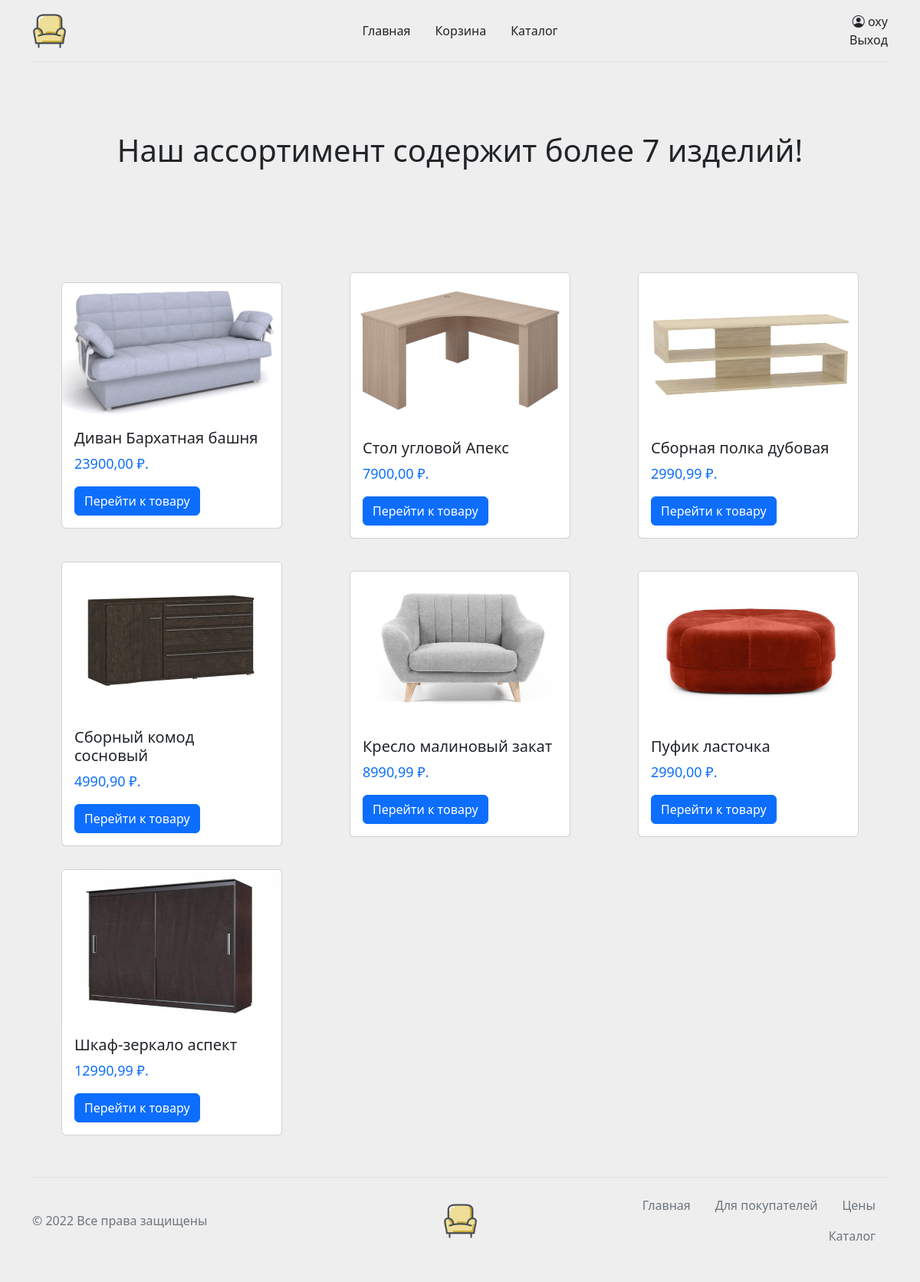
/catalog/ (signed in), run on the app's committed database.
### testdb/models.py (models this page shows)
class Furniture(models.Model):
    name_fur = models.CharField(max_length=100, default="")
    photo = models.ImageField(upload_to="photos/%Y/%m/%d", blank=True, default="")
    on_storage = models.IntegerField(default=0)
    price = models.DecimalField(max_digits=8, decimal_places=2, default=0.00)
    maker = models.ForeignKey(Maker, on_delete=models.CASCADE, blank=False)
    color = models.CharField(max_length=50, default="")
    weight = models.IntegerField(default=0)
    class Meta:
        verbose_name = 'мебель'
        verbose_name_plural = 'мебель'

### testdb/views.py (the view)
# urls.py: path('catalog/', view_catalog, name='catalog'),
def view_catalog(request):
    furnitures = Furniture.objects.all()
    return render(request, 'testdb/catalog.html', {'furnitures': furnitures, 'title': 'Список товаров'})

### templates/testdb/catalog.html (shortened to what this page needs)
<!doctype html>
<html lang="en">
  <head>
    <link href="https://cdn.jsdelivr.net/npm/bootstrap@5.2.2/dist/css/bootstrap.min.css" rel="stylesheet">
  </head>
  <body style="background-color: #eee;">
{% include 'inc/header.html' %}
  <div class="back-img d-flex ">
    <div class="back-img-content">
        <span class="h1">Наш ассортимент содержит более {{ furnitures.count }} изделий!</span>
    </div>
  </div>
    <div class="wrap-items">
    {% for item in furnitures %}
        <div class="card" style="width: 18rem; max-height: 28rem; margin-bottom: 30px;">
      <img src="{{ item.photo.url }}" class="card-img-top" alt="..." style="max-height: 200px;">
      <div class="card-body">
        <h5 class="card-title">{{ item.name_fur }}</h5>
        <p class="card-text" style="color: #0d6efd; font-size: 18px;">{{ item.price }}&nbsp;₽.</p>
        <a href="/product-card/{{ item.pk }}" class="btn btn-primary">Перейти к товару</a>
      </div>
    </div>
        {% endfor %}
    </div>
{% include 'inc/footer.html' %}
  </body>
</html>

### templates/inc/header.html (shortened to what this page needs)
<link rel="stylesheet" href="https://cdn.jsdelivr.net/npm/bootstrap-icons@1.5.0/font/bootstrap-icons.css" />
<div class="container">
    <header class="new-header py-3 mb-4 border-bottom">
        <a href="/" class="d-flex align-items-center col-md-3 mb-2 mb-md-0 text-dark text-decoration-none">
            <img src="/media/logo.png" class="logo">
        </a>
        <ul class="nav col-12 col-md-auto mb-2 justify-content-center mb-md-0">
            <li><a href="/" class="nav-link link-dark header-a">Главная</a></li>
                {% if request.user.is_authenticated %}
                    <li><a href="{% url 'basket' %}" class="nav-link link-dark header-a">Корзина</a></li>
                {% endif %}
            <li><a href="{% url 'catalog' %}" class="nav-link link-dark header-a">Каталог</a></li>
        </ul>
        <div class="col-md-3 text-end">
            {% if request.user.is_authenticated %}
                <div>
                    <a href="{% url 'profile' %}" class="link-dark" style="text-decoration: none;"><i class="bi bi-person-circle"></i> {{ user.username }}</a>
                    <br>
                    <a href="{% url 'logout' %}" style="color:#212529; text-decoration: none;">Выход</a>
                </div>
            {% else %}
                <a type="button" href="{% url 'login' %}" class="btn btn-outline-primary me-2">Вход</a>
                <a type="button" href="{% url 'signup' %}" class="btn btn-primary">Регистрация</a>
            {% endif %}
        </div>
    </header>
</div>

### templates/inc/header.html (style rules this page uses)
.new-header { display: flex; flex-wrap: wrap; align-items: center; justify-content: center; justify-content:space-between; }
.header-a { padding-right: 1rem !important; padding-left: 1rem !important; }
.logo { width: 45px; height: 45px; }

### data on the page
Furniture: photo (picture), name_fur "Диван Бархатная башня", price "23900,00"
Furniture: photo (picture), name_fur "Стол угловой Апекс", price "7900,00"
Furniture: photo (picture), name_fur "Сборная полка дубовая", price "2990,99"
Furniture: photo (picture), name_fur "Сборный комод сосновый", price "4990,90"
Furniture: photo (picture), name_fur "Кресло малиновый закат", price "8990,99"
Furniture: photo (picture), name_fur "Пуфик ласточка", price "2990,00"
Furniture: photo (picture), name_fur "Шкаф-зеркало аспект", price "12990,99"

### other printed values
{{ user.username }} "oxy"
{{ furnitures.count }} "7"
